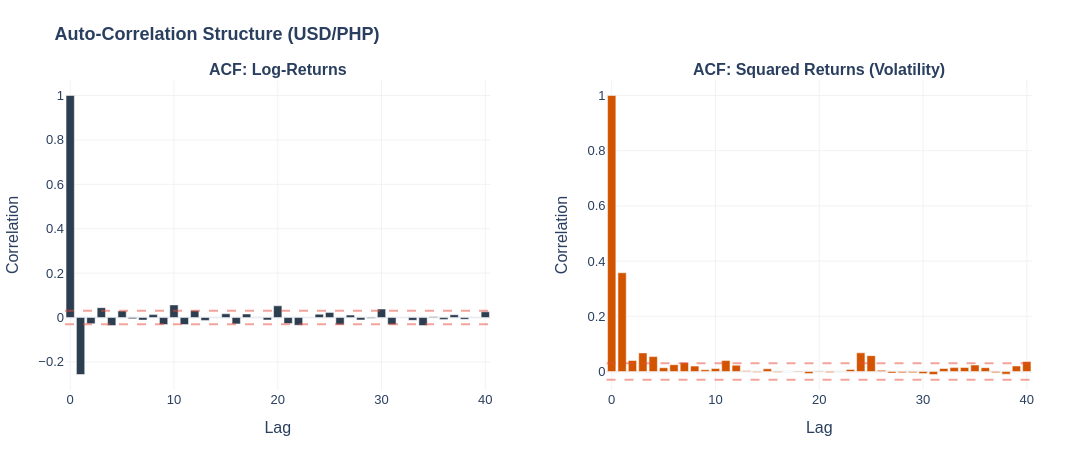

Notebook code for this chart:
### Code cell
# Setup Subplots
fig = make_subplots(
    rows=1,
    cols=2,
    subplot_titles=(
        "<b>ACF: Log-Returns</b>",
        "<b>ACF: Squared Returns (Volatility)</b>",
    ),
    horizontal_spacing=0.12,
)

# Plot ACF
fig.add_trace(
    go.Bar(x=lags, y=acf_vals, marker_color="#2c3e50", name="ACF"), row=1, col=1
)
# Plot Squared ACF
fig.add_trace(
    go.Bar(x=lags, y=acf_sq_vals, marker_color="#d35400", name="Sq ACF"), row=1, col=2
)

# Significance Threshold (approx 95% CI)
ci = 1.96 / np.sqrt(len(series))
for col in [1, 2]:
    fig.add_hline(
        y=ci, line_dash="dash", line_color="#e74c3c", opacity=0.5, row=1, col=col
    )
    fig.add_hline(
        y=-ci, line_dash="dash", line_color="#e74c3c", opacity=0.5, row=1, col=col
    )

# Styling
fig.update_layout(
    template="plotly_white",
    height=450,
    width=1100,
    showlegend=False,
    title_text=f"<b>Auto-Correlation Structure (USD/{active_target})</b>",
    font=dict(family="Arial, sans-serif", size=13),
    margin=dict(t=80, b=60, l=60, r=60),
)

fig.update_xaxes(title_text="Lag", gridcolor="#f2f2f2")
fig.update_yaxes(title_text="Correlation", gridcolor="#f2f2f2")

fig.show()

### Figure 1 — Plotly figure (JSON) as saved in the notebook; plotly's stock layout.template omitted (floating-point values rounded to 4 significant figures)
{"data": [{"marker": {"color": "#2c3e50"}, "name": "ACF", "type": "bar", "x": [0, 1, 2, 3, 4, 5, 6, 7, 8, 9, 10, 11, 12, 13, 14, 15, 16, 17, 18, 19, 20, 21, 22, 23, 24, 25, 26, 27, 28, 29, 30, 31, 32, 33, 34, 35, 36, 37, 38, 39, 40], "xaxis": "x", "y": [1.0, -0.2566, -0.02756, 0.04438, -0.03632, 0.02976, -0.005594, -0.01166, 0.01306, -0.03144, 0.05678, -0.03197, 0.03125, -0.01306, -0.0008226, 0.01691, -0.0287, 0.01582, -0.001445, -0.01102, 0.05266, -0.02742, -0.03486, -0.0006631, 0.01482, 0.0231, -0.03304, 0.01083, -0.01098, -0.003785, 0.03824, -0.03204, -0.0004907, -0.01269, -0.03602, 0.003866, -0.008393, 0.01239, -0.007979, -0.0008325, 0.02579], "yaxis": "y"}, {"marker": {"color": "#d35400"}, "name": "Sq ACF", "type": "bar", "x": [0, 1, 2, 3, 4, 5, 6, 7, 8, 9, 10, 11, 12, 13, 14, 15, 16, 17, 18, 19, 20, 21, 22, 23, 24, 25, 26, 27, 28, 29, 30, 31, 32, 33, 34, 35, 36, 37, 38, 39, 40], "xaxis": "x2", "y": [1.0, 0.3578, 0.03996, 0.06749, 0.05418, 0.01395, 0.02484, 0.03243, 0.01977, 0.006438, 0.01107, 0.03961, 0.02278, 0.003077, -0.002133, 0.009893, -0.002396, 8.579e-05, 0.002164, -0.007403, -0.001689, -0.0039, 0.0006524, 0.007728, 0.06774, 0.05753, 0.004687, -0.005558, -0.004584, -0.004024, -0.00754, -0.01073, 0.01097, 0.01427, 0.01459, 0.02356, 0.01406, -0.003995, -0.009473, 0.02004, 0.03656], "yaxis": "y2"}], "layout": {"annotations": [{"font": {"size": 16}, "showarrow": false, "text": "<b>ACF: Log-Returns</b>", "x": 0.22, "xanchor": "center", "xref": "paper", "y": 1, "yanchor": "bottom", "yref": "paper"}, {"font": {"size": 16}, "showarrow": false, "text": "<b>ACF: Squared Returns (Volatility)</b>", "x": 0.78, "xanchor": "center", "xref": "paper", "y": 1, "yanchor": "bottom", "yref": "paper"}], "font": {"family": "Arial, sans-serif", "size": 13}, "height": 450, "margin": {"b": 60, "l": 60, "r": 60, "t": 80}, "shapes": [{"line": {"color": "#e74c3c", "dash": "dash"}, "opacity": 0.5, "type": "line", "x0": 0, "x1": 1, "xref": "x domain", "y0": 0.03014, "y1": 0.03014, "yref": "y"}, {"line": {"color": "#e74c3c", "dash": "dash"}, "opacity": 0.5, "type": "line", "x0": 0, "x1": 1, "xref": "x domain", "y0": -0.03014, "y1": -0.03014, "yref": "y"}, {"line": {"color": "#e74c3c", "dash": "dash"}, "opacity": 0.5, "type": "line", "x0": 0, "x1": 1, "xref": "x2 domain", "y0": 0.03014, "y1": 0.03014, "yref": "y2"}, {"line": {"color": "#e74c3c", "dash": "dash"}, "opacity": 0.5, "type": "line", "x0": 0, "x1": 1, "xref": "x2 domain", "y0": -0.03014, "y1": -0.03014, "yref": "y2"}], "showlegend": false, "title": {"text": "<b>Auto-Correlation Structure (USD/PHP)</b>"}, "width": 1100, "xaxis": {"anchor": "y", "domain": [0, 0.44], "gridcolor": "#f2f2f2", "title": {"text": "Lag"}}, "xaxis2": {"anchor": "y2", "domain": [0.56, 1], "gridcolor": "#f2f2f2", "title": {"text": "Lag"}}, "yaxis": {"anchor": "x", "domain": [0, 1], "gridcolor": "#f2f2f2", "title": {"text": "Correlation"}}, "yaxis2": {"anchor": "x2", "domain": [0, 1], "gridcolor": "#f2f2f2", "title": {"text": "Correlation"}}}}
